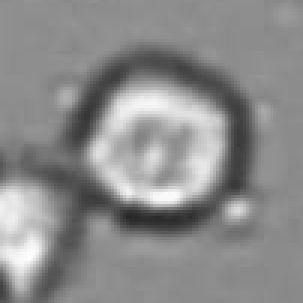
%> input picture Versuch_4_-_Bayes_Klassifikation/Good/Good1.bmp, 101 x 101 px (shown 3 times larger); its folder holds only this picture in this run
$ octave untitled.m   (GNU Octave 9; MATLAB toolbox functions it lacks are replaced by stand-ins)
%> lines starting %> are read from the running program, lines starting %| are printed output that depends on the picture
clear all;
close all;
clc;

%% Bestimme ("ideale") Zellmaske

% Beispielbilder laden und als (dreidimensionale) Matrix abspeichern
dir = './Good/';
n_img = 150;

pos_images = [];
for im = 1:n_img
    filename = cat(2, dir, 'Good', num2str(im), '.bmp');
    if exist(filename, 'file')
        pos_images = cat(3, pos_images, im2double(imread(filename)));
%> pos_images: size 101x101 double; min 0.157, max 0.992, mean 0.547
    end
end


% Bestimmung einer "durchschnittlichen" Zelle aus den Beispielbildern
% Hinweis: imadjust kann den Kontrast in diesem Bild verbessern
    % TODO

    A = mean(pos_images,3);
    B = imadjust(A);
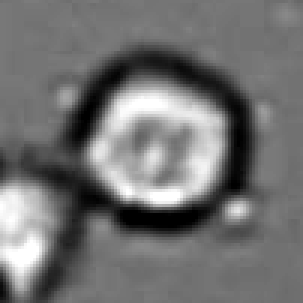
%> B: size 101x101 double (shown 3 times larger); min 0, max 1, mean 0.448
    figure,imshow(B);

% Histogramm bestimmen
% Befehl: imhist

    % TODO
    figure, imhist(B);
%> after `imhist(B)`:
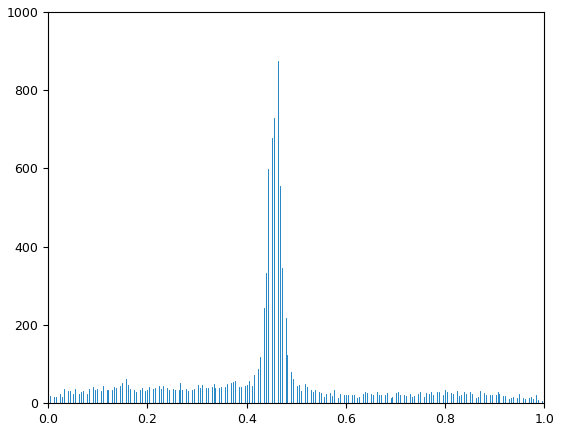
%> figure redrawn from the program's plot data; highest point at x = 0.463, y = 874


% Schwellwerte aus Histogramm bestimmen (manuell oder automatisch) und
% Zellen-Labelbild aus der Durchschnittszelle definieren, z.B.
% Wert 1 - Zellkern (helle Bereiche)
% Wert 2 - Zellwand (dunkle Bereiche)
% Wert 3 - übrige Bereiche

    % TODO
    thresh = multithresh(B,2); % Calculate two threshold levels.
    mask = imquantize(B,thresh); % Segment the image into three levels using imquantize
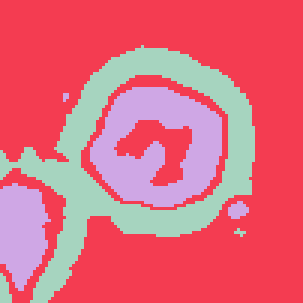
%> mask: size 101x101 double (shown 3 times larger); 3 distinct labels, from 1 to 3; one colour per label, 0 black
    rgb = label2rgb(mask);
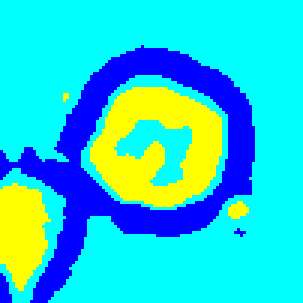
%> rgb: size 101x101x3 uint8 (shown 3 times larger); mean R, G, B 38.4, 205, 216.6
    figure,imshow(rgb );

%% Bestimmung der Verteilungsfunktionen
%  Als Merkmal wird die Differenz des mittleren Grauwerts von Zellkern und
%  Zellwand verwendet. Es wird die Annahme getroffen dieses Merkmal ist
%  normalverteilt.

% Merkmal für die postiven Beispiele bestimmen, d.h. in jedem Beispielbild
% wird der Mittelwert im Bereich des Zellkerns und der Zellwand bestimmt
% und abschließend voneinander abgezogen.
% Die entsprechenden Bereiche sind durch die definierte Zellmaske gegeben.

for it = 1:size(pos_images, 3)
    im = pos_images(:, :, it);
    % TODO


end

% Bestimme Mittelwert und Varianz der postiven Beispiele


    % TODO


% Merkmal für die negativen Beispiele bestimmen.
dir = './Bad/';
n_img = 460;

neg_images = [];
for im = 1:n_img
    filename = cat(2, dir, 'Bad', num2str(im), '.bmp');
    if exist(filename, 'file')
        neg_images = cat(3, neg_images, im2double(imread(filename)));
    end
end

for it = 1:size(neg_images, 3)
    im = neg_images(:, :, it);


    % TODO


end

% Bestimme Mittelwert und Varianz der negativen Beispiele


    % TODO


%% Schwellwert für die Klassifikation bestimmen

% Verteilungen (positive und negative Beispiele) plotten


    % TODO


% Schwellwert bestimmen, der eine (optimale) Trennung zwischen Zelle und
% Hintergrund auf der Basis des Merkmals angibt und im Plot markieren


    % TODO


%% Bild(ausschnitte) klassifizieren und gefundene Zellen markieren

% Testbild laden
img = im2double(rgb2gray(imread('CellDetectPreFreeze.jpg')));

% Bild mit einem "Sliding Window" absuchen und Zellen über die Differenz des
% mittleren Grauwerts der maskierten Zellbestandteile und den Schwellwert detektieren.
% Zur Beschleunigung ist es ausreichend, das Fenster in 5er-Schritten weiterzuschieben.


    % TODO


% Bild und gefundene Zellen darstellen


    % TODO
